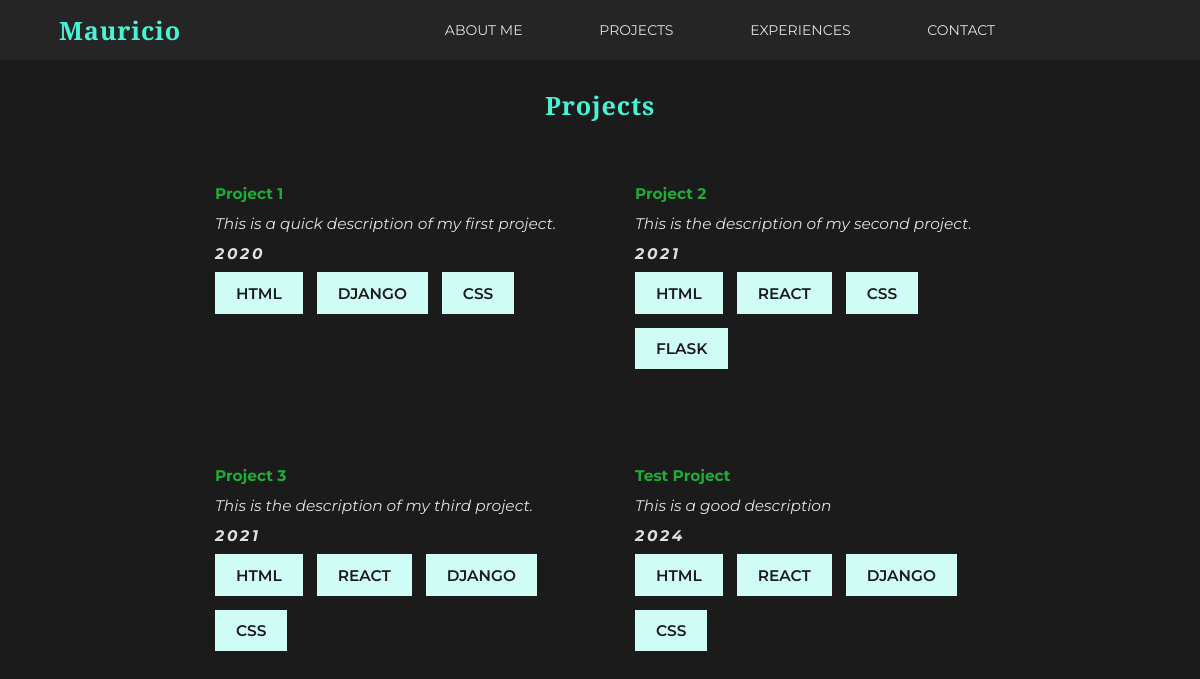
The app's page /content/ with its own data.
### content/models.py (models this page shows, shortened)
class Project(models.Model):
    name = models.CharField(max_length=200)
    description = models.TextField()
    year = models.IntegerField()
    image = models.ImageField(upload_to='project_images/')
    repository = models.URLField()
    technologies = models.ManyToManyField(Technology)

class Technology(models.Model):
    name = models.CharField(max_length=100)

### content/views.py (the view)
# urls.py: path('', project_list, name='project_list'),
def project_list(request):
    projects = Project.objects.all()
    return render(request, 'content/project_list.html', {'projects': projects})

### templates/content/project_list.html (shortened to what this page needs)
{% extends 'base.html' %}
{% load static %}
{% block content %}
<section class="projects-section center-column">
    <h2>Projects</h2>
    <div class="projects-list">
    {% for project in projects %}
        <div class="project-card">
            <a href='{{ project.repository }}' target="_blank">
                <p >{{project.name}}</p>
                <p>{{project.description}}</p>
                <p>{{project.year}}</p>
                <div class="skills-list center-row">
                    {% for tech in project.technologies.all %}
                        <label class="label-text">{{tech.name}}</label>
                    {% endfor %}
                </div>
            </a>
        </div>
    {% endfor %}
    </div>
</section>
{% endblock %}

### templates/base.html (shortened to what this page needs)
<!DOCTYPE html>
<html lang="en">
<head>
    {% load static %}
    <link rel="stylesheet" href="{% static './css/style.css' %}">
    <link rel="stylesheet" href="{% static '/css/header.css' %}">
    <link rel="stylesheet" href="{% static '/css/responsive.css' %}">
    <link rel="stylesheet" href="{% static './css/section.css' %}">
</head>
<body>
    <header>
        <div class="logo center-row">
            <a href="{% url 'about' %}">
                <h2>Mauricio</h2>
            </a>
        </div>
        <nav class="nav-menu center-row">
            <div class="nav-options center-row">
                <a href="{% url 'about' %}">About Me</a>
                <a href=" {% url 'project_list' %}">Projects</a>
                <a href="">Experiences</a>
                <a href="{% url 'contact' %}">Contact</a>
            </div>
        </nav>
    </header>
    {% block content %}
    {% endblock content %}
</body>
</html>

### static/css/style.css (style rules this page uses)
:root { --primary-color: #47F4D5; --primary-color-100: #CFFCF4; --primary-color-300: #6FF6DD; --secondary-color: #58E26E; --secondary-color-600: #1EAE36; --secondary-color-900: #082B0E; --neutral-color: #e0e0e0; --background-color: #1b1b1b; --surface-color: #252525; --lobster-font: "Lobster Two", sans-serif; --dm-sans-font: "DM Sans", sans-serif; --monserrat-font: "Montserrat", sans-serif; --tiny-font: "Tiny5", sans-serif; --play-font: "Playfair Display", serif; }
html { background-color: var(--background-color); font-size: 14px; }
* { font-family: var(--monserrat-font); margin: 0; padding: 0; }
a { text-decoration: none; }
h2 { color: var(--primary-color); font-family: var(--play-font); letter-spacing: 0.06rem; font-size: 1.8rem; }
p { color: var(--neutral-color); font-size: 1.1rem; line-height: 1.5; text-align: justify; }
.center-row { display: flex; justify-content: center; align-items: center; }
.center-column { display: flex; flex-direction: column; justify-content: center; align-items: center; }
.label-text { color: var(--background-color); background-color: var(--primary-color-100); text-transform: uppercase; font-weight: 600; padding: 0.8rem 1.5rem; font-size: 1.1rem; }

### static/css/header.css (style rules this page uses)
header { background-color: var(--surface-color); height: 60px; position: sticky; top: 0; display: flex; }
.logo { flex: 2; }
.nav-menu { flex: 8; }
.nav-menu a { color: var(--neutral-color); font-size: 1rem; text-transform: uppercase; margin: 2%; padding: 1% 2%; }
.nav-options { width: 100%; height: 100%; }

### static/css/section.css (style rules this page uses)
.projects-section { padding: 2rem; }
.project-card { width: 25rem; background-color: var(secondary-color); display: flex; flex-wrap: wrap; padding: 0.5rem; border-radius: 1%; }
.skills-list { justify-content: flex-start; flex-wrap: wrap; gap: 1rem; margin-top: 0.5rem; }
a p:nth-child(2) { font-weight: bolder; font-size: 1.1rem; margin: 0.5rem 0; color: var(--secondary-color-600); }
a p:nth-child(3) { font-style: italic; }
a p:nth-child(4) { font-style: italic; font-weight: bolder; letter-spacing: 0.2rem; margin-top: 0.5rem; }
.projects-list { margin: 2rem 0; display: flex; flex-wrap: wrap; justify-content: center; gap: 4rem; width: 100%; }

### records on screen
Project: name "Project 1", description "This is a quick description of my first project.", year "2020"
Technology: name "HTML"
Technology: name "DJANGO"
Technology: name "CSS"
Project: name "Project 2", description "This is the description of my second project.", year "2021"
Technology: name "REACT"
Technology: name "FLASK"
Project: name "Project 3", description "This is the description of my third project.", year "2021"
Project: name "Test Project", description "This is a good description", year "2024"
